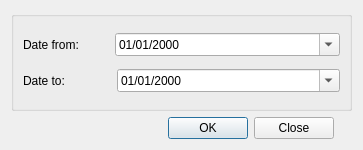
<?xml version="1.0" encoding="UTF-8"?>
<ui version="4.0">
 <class>dlg_selector_date</class>
 <widget class="QDialog" name="dlg_selector_date">
  <property name="geometry">
   <rect>
    <x>0</x>
    <y>0</y>
    <width>363</width>
    <height>150</height>
   </rect>
  </property>
  <property name="sizePolicy">
   <sizepolicy hsizetype="Expanding" vsizetype="Expanding">
    <horstretch>0</horstretch>
    <verstretch>0</verstretch>
   </sizepolicy>
  </property>
  <property name="minimumSize">
   <size>
    <width>300</width>
    <height>150</height>
   </size>
  </property>
  <property name="maximumSize">
   <size>
    <width>600</width>
    <height>325</height>
   </size>
  </property>
  <property name="windowTitle">
   <string>Date selector</string>
  </property>
  <property name="sizeGripEnabled">
   <bool>false</bool>
  </property>
  <layout class="QGridLayout" name="gridLayout_2">
   <item row="0" column="0" rowspan="2" colspan="4">
    <widget class="QGroupBox" name="groupBox">
     <property name="title">
      <string/>
     </property>
     <layout class="QGridLayout" name="gridLayout">
      <item row="0" column="0" colspan="3">
       <layout class="QHBoxLayout" name="horizontalLayout">
        <item>
         <widget class="QLabel" name="label">
          <property name="text">
           <string>Date from:</string>
          </property>
         </widget>
        </item>
        <item>
         <spacer name="horizontalSpacer_2">
          <property name="orientation">
           <enum>Qt::Horizontal</enum>
          </property>
          <property name="sizeType">
           <enum>QSizePolicy::Fixed</enum>
          </property>
          <property name="sizeHint" stdset="0">
           <size>
            <width>30</width>
            <height>20</height>
           </size>
          </property>
         </spacer>
        </item>
        <item>
         <widget class="QDateEdit" name="date_from">
          <property name="sizePolicy">
           <sizepolicy hsizetype="Expanding" vsizetype="Fixed">
            <horstretch>0</horstretch>
            <verstretch>0</verstretch>
           </sizepolicy>
          </property>
          <property name="dateTime">
           <datetime>
            <hour>0</hour>
            <minute>0</minute>
            <second>0</second>
            <year>2000</year>
            <month>1</month>
            <day>1</day>
           </datetime>
          </property>
          <property name="displayFormat">
           <string>dd/MM/yyyy</string>
          </property>
          <property name="calendarPopup">
           <bool>true</bool>
          </property>
         </widget>
        </item>
       </layout>
      </item>
      <item row="3" column="0" colspan="3">
       <layout class="QHBoxLayout" name="horizontalLayout_2">
        <item>
         <widget class="QLabel" name="label_2">
          <property name="text">
           <string>Date to:</string>
          </property>
         </widget>
        </item>
        <item>
         <spacer name="horizontalSpacer_3">
          <property name="orientation">
           <enum>Qt::Horizontal</enum>
          </property>
          <property name="sizeType">
           <enum>QSizePolicy::Fixed</enum>
          </property>
          <property name="sizeHint" stdset="0">
           <size>
            <width>46</width>
            <height>20</height>
           </size>
          </property>
         </spacer>
        </item>
        <item>
         <widget class="QDateEdit" name="date_to">
          <property name="sizePolicy">
           <sizepolicy hsizetype="Expanding" vsizetype="Fixed">
            <horstretch>0</horstretch>
            <verstretch>0</verstretch>
           </sizepolicy>
          </property>
          <property name="displayFormat">
           <string>dd/MM/yyyy</string>
          </property>
          <property name="calendarPopup">
           <bool>true</bool>
          </property>
         </widget>
        </item>
       </layout>
      </item>
     </layout>
    </widget>
   </item>
   <item row="3" column="0">
    <layout class="QGridLayout" name="lyt_buttons">
     <item row="0" column="0">
      <spacer name="horizontalSpacer">
       <property name="orientation">
        <enum>Qt::Horizontal</enum>
       </property>
       <property name="sizeHint" stdset="0">
        <size>
         <width>125</width>
         <height>20</height>
        </size>
       </property>
      </spacer>
     </item>
     <item row="0" column="1">
      <widget class="QPushButton" name="btn_accept">
       <property name="text">
        <string>OK</string>
       </property>
      </widget>
     </item>
     <item row="0" column="2">
      <widget class="QPushButton" name="btn_close">
       <property name="text">
        <string>Close</string>
       </property>
      </widget>
     </item>
    </layout>
   </item>
  </layout>
 </widget>
 <tabstops>
  <tabstop>date_from</tabstop>
 </tabstops>
 <resources/>
 <connections/>
 <designerdata>
  <property name="gridDeltaX">
   <number>5</number>
  </property>
  <property name="gridDeltaY">
   <number>5</number>
  </property>
  <property name="gridSnapX">
   <bool>true</bool>
  </property>
  <property name="gridSnapY">
   <bool>true</bool>
  </property>
  <property name="gridVisible">
   <bool>true</bool>
  </property>
 </designerdata>
</ui>
